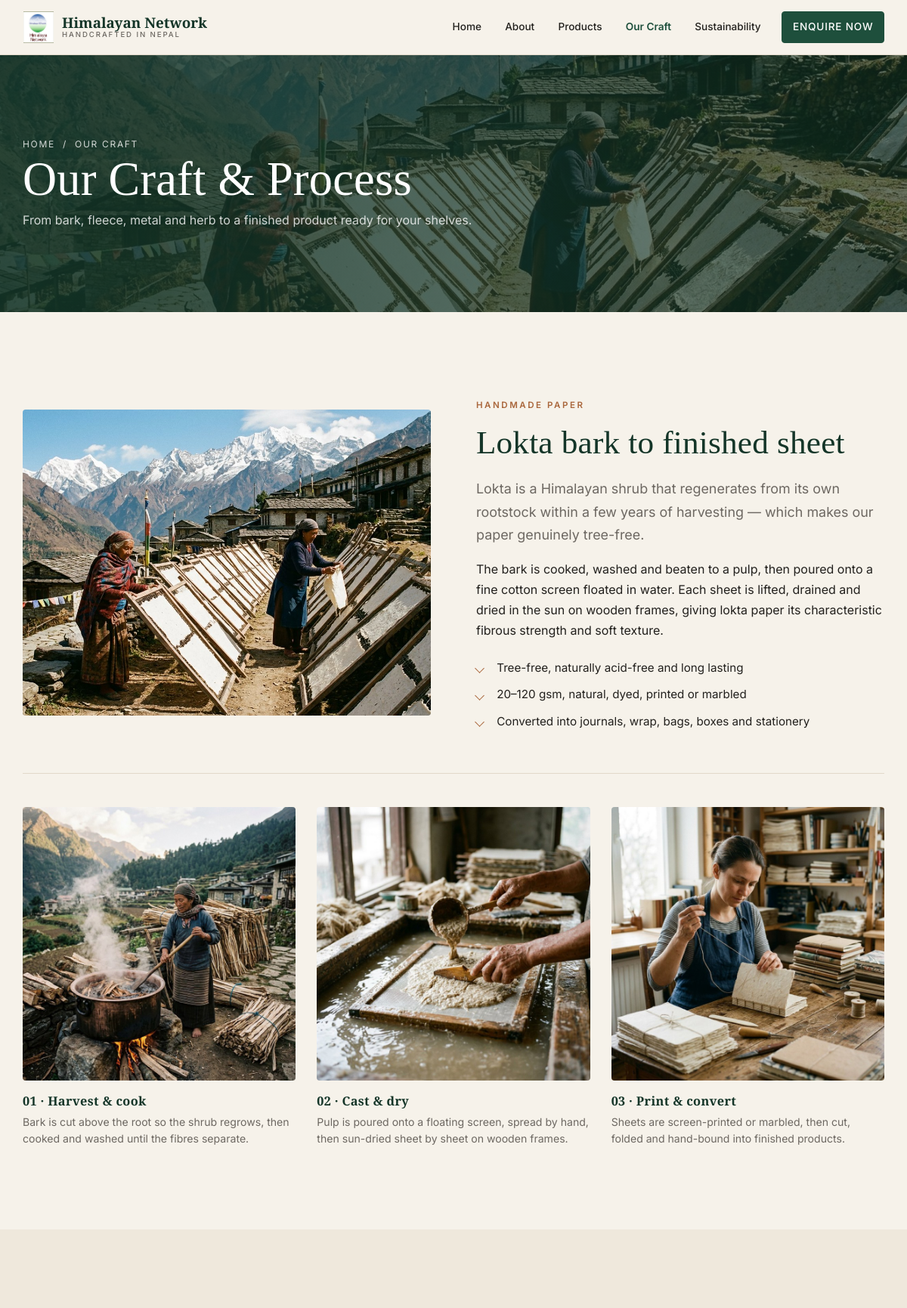
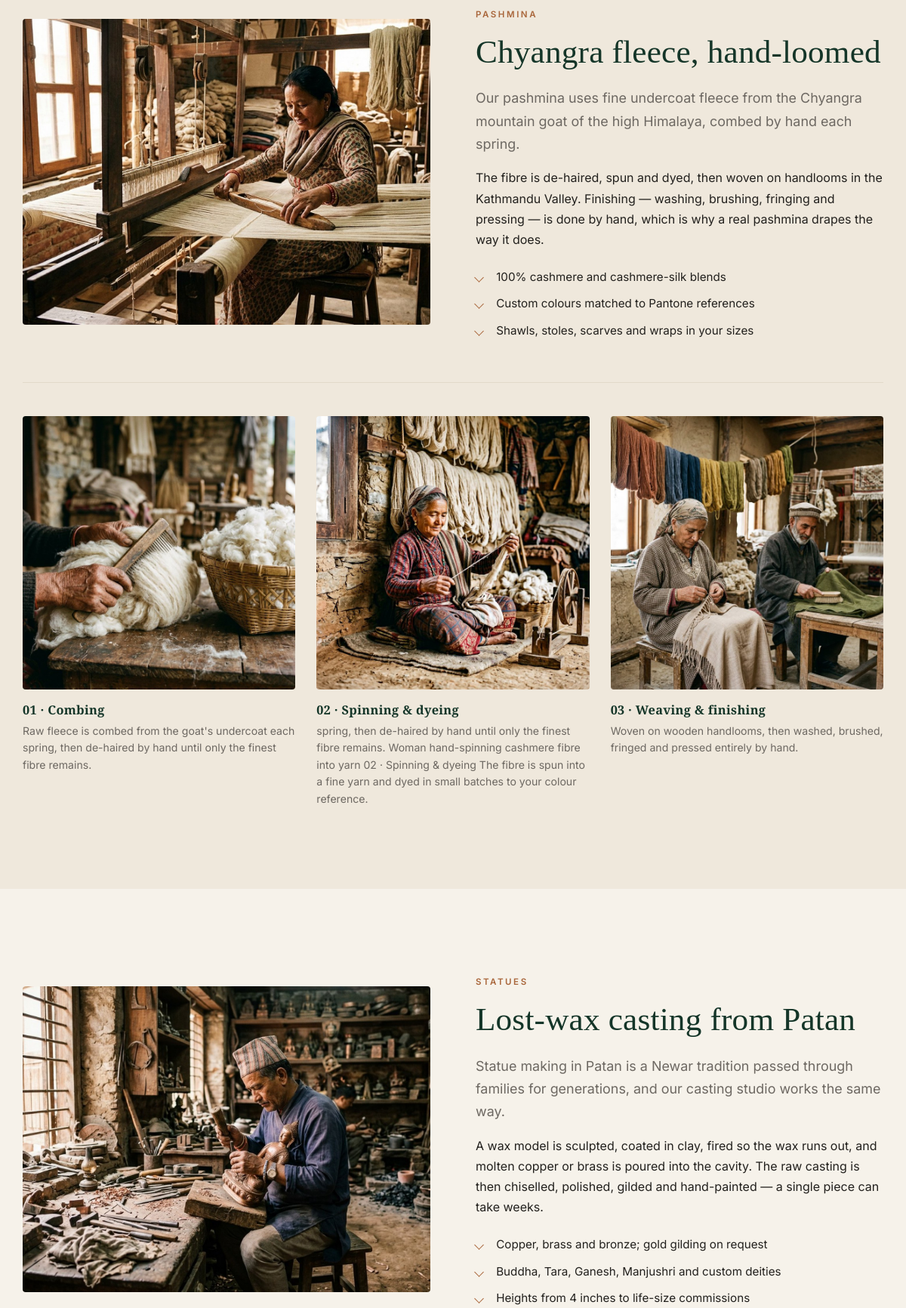
The page /craft/ (upper part) on the database its author committed (2 pictures, top to bottom).
### core/models.py (models this page shows, shortened)
class OurCraftBanner(models.Model):
    image = models.ImageField(upload_to='our_craft_banner_images/')
    title = models.CharField(max_length=32)
    description = models.CharField(max_length=255)

class OurCraftProcess(models.Model):
    craft = models.CharField(max_length=32)
    title_image = models.ImageField(upload_to='our_craft_handmade_paper/')
    title = models.CharField(max_length=64)
    note = models.CharField(max_length=255)
    description = models.TextField()
    points = models.TextField()
    process_image_a = models.ImageField(upload_to='our_craft_handmade_paper/process_images_a/')
    a_title = models.CharField(max_length=32)
    a_process = models.TextField()
    process_image_b = models.ImageField(upload_to='our_craft_handmade_paper/process_images_b/')
    b_title = models.CharField(max_length=32)
    b_process = models.TextField()
    process_image_c = models.ImageField(upload_to='our_craft_handmade_paper/process_images_c/')
    c_title = models.CharField(max_length=32)
    c_process = models.TextField()
    @property
    def points_list(self):
        return [line.strip() for line in self.points.splitlines() if line.strip()]

### core/views.py (the view)
# urls.py: path('craft/',views.CraftView.as_view(), name='craft'),
class CraftView(ListView):
    model = OurCraftBanner
    template_name = 'core/craft.html'
    def get_context_data(self, **kwargs):
        context = super().get_context_data(**kwargs)
        context["banner"] = OurCraftBanner.objects.last()
        context["processes"] = OurCraftProcess.objects.all()
        context["points"] = OurCraftQuality.objects.all()
        context["images"] = GalleryInside.objects.all()
        return context

### templates/core/craft.html (shortened to what this page needs)
{% extends 'base/base.html' %}
{% block content %}
{% include 'core/craft/banner.html' %}
{% include 'core/craft/making_process.html' %}
{% endblock content %}

### templates/base/base.html (shortened to what this page needs)
<!DOCTYPE html>
{% load static %}
<html lang="en">
  <head>
    <link rel="stylesheet" href="{% static 'assets/css/style.css' %}" />
  </head>
  <body>
    {% include 'base/header.html' %}
    <main id="main">
      {% block content %}
      {% endblock %}
    </main>
  </body>
</html>

### templates/base/header.html (shortened to what this page needs)
{% load static %}
<header class="header">
  <div class="container header__inner">
    <a class="brand" href="{% url 'home' %}" aria-label="Himalayan Foundation home">
      <img src="{% static 'assets/img/logo.png' %}" alt="Himalayan Foundation logo">
      <span class="brand__name">Himalayan Network
        <span class="brand__tag">Handcrafted in Nepal</span>
      </span>
    </a>
    <nav class="nav" id="site-nav">
      <ul class="nav__list">
        <li><a href="{% url 'home' %}" class="{% if request.resolver_match.url_name == 'home' %}active{% endif %}">Home</a> </li>
        <li><a href="{% url 'about' %}" class="{% if request.resolver_match.url_name == 'about' %}active{% endif %}">About</a></li>
        <li><a href="{% url 'products' %}" class="{% if request.resolver_match.url_name == 'products' %}active{% endif %}">Products</a></li>
        <li><a href="{% url 'craft' %}" class="{% if request.resolver_match.url_name == 'craft' %}active{% endif %}">Our Craft</a></li>
        <li><a href="{% url 'sustainability' %}" class="{% if request.resolver_match.url_name == 'sustainability' %}active{% endif %}">Sustainability</a></li>
        <li class="nav__cta"><a class="btn" href="{% url 'contact' %}">Enquire Now</a></li>
      </ul>
    </nav>
  </div>
</header>

### templates/core/craft/banner.html
{% load static %}
<section class="page-banner">
  <img src="{{ banner.image.url }}" alt="{{ banner.title }}" />
  <div class="container page-banner__inner">
    <p class="crumbs">
      <a href="{% url 'home' %}">Home</a> &nbsp;/&nbsp; Our Craft
    </p>
    <h1>{{ banner.title }}</h1>
    <p>{{ banner.description }}</p>
  </div>
</section>

### templates/core/craft/making_process.html
{% load static %}
{% for process in processes %}
<section class="section{% if forloop.counter|divisibleby:2 %} section--tint{% endif %}">
  <div class="container">
    <div class="split">
      <div class="split__media reveal"><img src="{{ process.title_image.url }}" alt="{{ process.title }}" loading="lazy"></div>
      <div class="reveal">
        <span class="eyebrow">{{ process.craft }}</span>
        <h2>{{ process.title }}</h2>
        <p class="lead">{{ process.note }}</p>
        <p>{{ process.description }}</p>
        <ul class="ticks">
          {% for point in process.points_list %}
            <li>{{ point }}</li>
          {% endfor %}
        </ul>
      </div>
    </div>
    <div class="craft-steps">
      <figure class="craft-step reveal">
        <button data-lightbox="{{ process.process_image_a.url }}" data-caption="{{ process.a_title }}">
          <img src="{{ process.process_image_a.url }}" alt="{{ process.a_title }}" loading="lazy">
        </button>
        <figcaption><strong>01 &middot; {{ process.a_title }}</strong>{{ process.a_process }}</figcaption>
      </figure>
      <figure class="craft-step reveal">
        <button data-lightbox="{{ process.process_image_b.url }}" data-caption="{{ process.b_title }}">
          <img src="{{ process.process_image_b.url }}" alt="{{ process.b_title }}" loading="lazy">
        </button>
        <figcaption><strong>02 &middot; {{ process.b_title }}</strong>{{ process.b_process }}</figcaption>
      </figure>
      <figure class="craft-step reveal">
        <button data-lightbox="{{ process.process_image_c.url }}" data-caption="{{ process.c_title }}">
          <img src="{{ process.process_image_c.url }}" alt="{{ process.c_title }}" loading="lazy">
        </button>
        <figcaption><strong>03 &middot; {{ process.c_title }}</strong>{{ process.c_process }}</figcaption>
      </figure>
    </div>
  </div>
</section>
{% endfor %}

### templates/core/craft/quality.html (shortened to what this page needs)
{% load static %}

### templates/core/craft/gallery.html (shortened to what this page needs)
{% load static %}

### templates/base/cta.html (shortened to what this page needs)
{% load static %}

### templates/base/footer.html (shortened to what this page needs)
{% load static %}

### rows shown on the page
OurCraftBanner: image (picture), title "Our Craft & Process", description "From bark, fleece, metal and herb to a finished product ready for your shelves."
OurCraftProcess: title_image (picture), craft "HANDMADE PAPER", title "Lokta bark to finished sheet", note "Lokta is a Himalayan shrub that regenerates from its own rootstock within a few years of harvesting — which makes our paper genuinely tree-free.", description "The bark is cooked, washed and beaten to a pulp, then poured onto a fine cotton screen floated in water. Each sheet is lifted, drained and dried in the sun on wooden frames, giving lokta paper its characteristic fibrous strength and soft texture.", points_list "Tree-free, naturally acid-free and long lasting" "20–120 gsm, natural, dyed, printed or marbled" "Converted into journals, wrap, bags, boxes and stationery", process_image_a (picture), a_title "Harvest & cook", a_process "Bark is cut above the root so the shrub regrows, then cooked and washed until the fibres separate.", process_image_b (picture), b_title "Cast & dry", b_process "Pulp is poured onto a floating screen, spread by hand, then sun-dried sheet by sheet on wooden frames.", process_image_c (picture), c_title "Print & convert", c_process "Sheets are screen-printed or marbled, then cut, folded and hand-bound into finished products."
OurCraftProcess: title_image (picture), craft "PASHMINA", title "Chyangra fleece, hand-loomed", note "Our pashmina uses fine undercoat fleece from the Chyangra mountain goat of the high Himalaya, combed by hand each spring.", description "The fibre is de-haired, spun and dyed, then woven on handlooms in the Kathmandu Valley. Finishing — washing, brushing, fringing and pressing — is done by hand, which is why a real pashmina drapes the way it does.", points_list "100% cashmere and cashmere-silk blends" "Custom colours matched to Pantone references" "Shawls, stoles, scarves and wraps in your sizes", process_image_a (picture), a_title "Combing", a_process "Raw fleece is combed from the goat's undercoat each spring, then de-haired by hand until only the finest fibre remains.", process_image_b (picture), b_title "Spinning & dyeing", b_process "spring, then de-haired by hand until only the finest fibre remains. Woman hand-spinning cashmere fibre into yarn 02 · Spinning & dyeing The fibre is spun into a fine yarn and dyed in small batches to your colour reference.", process_image_c (picture), c_title "Weaving & finishing", c_process "Woven on wooden handlooms, then washed, brushed, fringed and pressed entirely by hand."
OurCraftProcess: title_image (picture), craft "STATUES", title "Lost-wax casting from Patan", note "Statue making in Patan is a Newar tradition passed through families for generations, and our casting studio works the same way.", description "A wax model is sculpted, coated in clay, fired so the wax runs out, and molten copper or brass is poured into the cavity. The raw casting is then chiselled, polished, gilded and hand-painted — a single piece can take weeks.", points_list "Copper, brass and bronze; gold gilding on request" "Buddha, Tara, Ganesh, Manjushri and custom deities" "Heights from 4 inches to life-size commissions"
